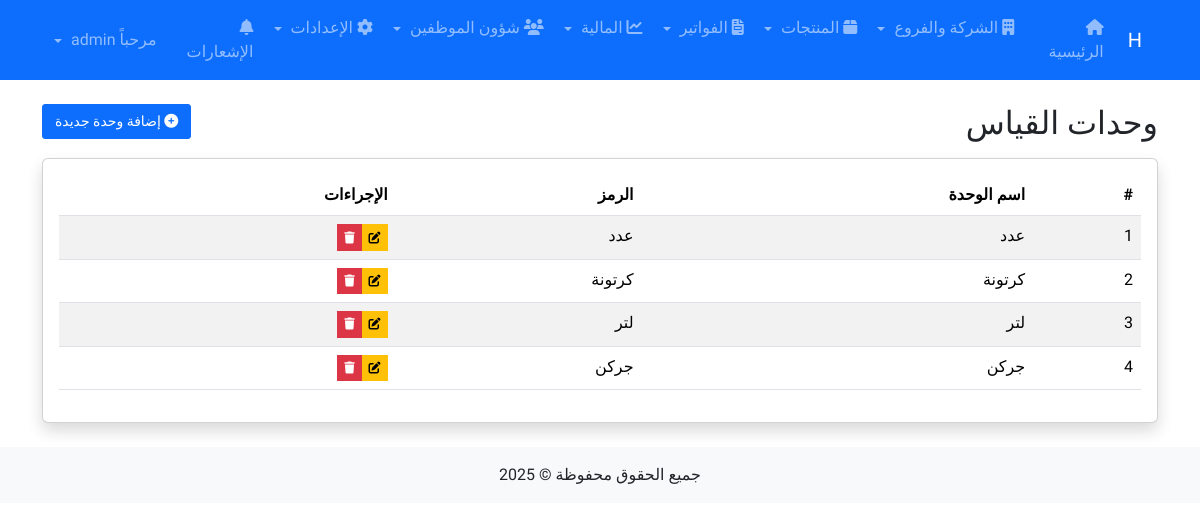
/products/units/ (signed in), run on the app's committed database.
### products/models.py (models this page shows, shortened)
class Unit(models.Model):
    name = models.CharField(_("اسم الوحدة"), max_length=255)
    symbol = models.CharField(_("الرمز"), max_length=10)
    class Meta:
        verbose_name = _("وحدة")
        verbose_name_plural = _("وحدات القياس")

### products/views.py (the view)
# urls.py: path('units/', views.unit_list, name='unit_list'),
@login_required
def unit_list(request):
    units = Unit.objects.all()
    return render(request, 'products/unit/list.html', {'units': units})

### users/context_processors.py (called while the page is built)
def notifications(request):
    context_data = {
        'unread_notifications_count': 0
    }
    if request.user.is_authenticated:
        context_data['unread_notifications_count'] = get_unread_notifications_count(request.user)
    return context_data

### users/utils.py (called while the page is built)
def get_unread_notifications_count(user):
    return UserNotification.objects.filter(recipient=user, is_read=False).count()

### templates/products/unit/list.html (shortened to what this page needs)
{% extends 'base.html' %}
{% block content %}
<div class="row mb-3">
    <div class="col-md-8">
        <h2 class="mb-0">وحدات القياس</h2>
    </div>
    <div class="col-md-4 text-end">
        <a href="{% url 'unit_add' %}" class="btn btn-primary">
            <i class="fas fa-plus-circle"></i> إضافة وحدة جديدة
        </a>
    </div>
</div>
<div class="card shadow">
    <div class="card-body">
        {% if units %}
            <div class="table-responsive">
                <table class="table table-striped table-hover">
                    <thead>
                        <tr>
                            <th>#</th>
                            <th>اسم الوحدة</th>
                            <th>الرمز</th>
                            <th>الإجراءات</th>
                        </tr>
                    </thead>
                    <tbody>
                        {% for unit in units %}
                            <tr>
                                <td>{{ forloop.counter }}</td>
                                <td>{{ unit.name }}</td>
                                <td>{{ unit.symbol }}</td>
                                <td>
                                    <div class="btn-group">
                                        <a href="{% url 'unit_edit' unit.pk %}" class="btn btn-sm btn-warning">
                                            <i class="fas fa-edit"></i>
                                        </a>
                                        <a href="{% url 'unit_delete' unit.pk %}" class="btn btn-sm btn-danger">
                                            <i class="fas fa-trash"></i>
                                        </a>
                                    </div>
                                </td>
                            </tr>
                        {% endfor %}
                    </tbody>
                </table>
            </div>
        {% else %}
            <div class="alert alert-info">
                لا توجد وحدات قياس مسجلة حتى الآن. <a href="{% url 'unit_add' %}">أضف وحدة جديدة</a>
            </div>
        {% endif %}
    </div>
</div>
{% endblock %}

### templates/base.html (style rules this page uses)
body { font-family: 'Tajawal', sans-serif; }
.card { transition: transform 0.3s; }
.btn { padding: 0.375rem 0.75rem; font-size: 0.875rem; border-radius: 3px; box-shadow: none; transition: all 0.2s; }
.btn-sm { padding: 0.25rem 0.5rem; font-size: 0.75rem; }
.table .btn { padding: 0.2rem 0.4rem; font-size: 0.75rem; }

### data on the page
Unit: name "عدد", symbol "عدد"
Unit: name "كرتونة", symbol "كرتونة"
Unit: name "لتر", symbol "لتر"
Unit: name "جركن", symbol "جركن"
